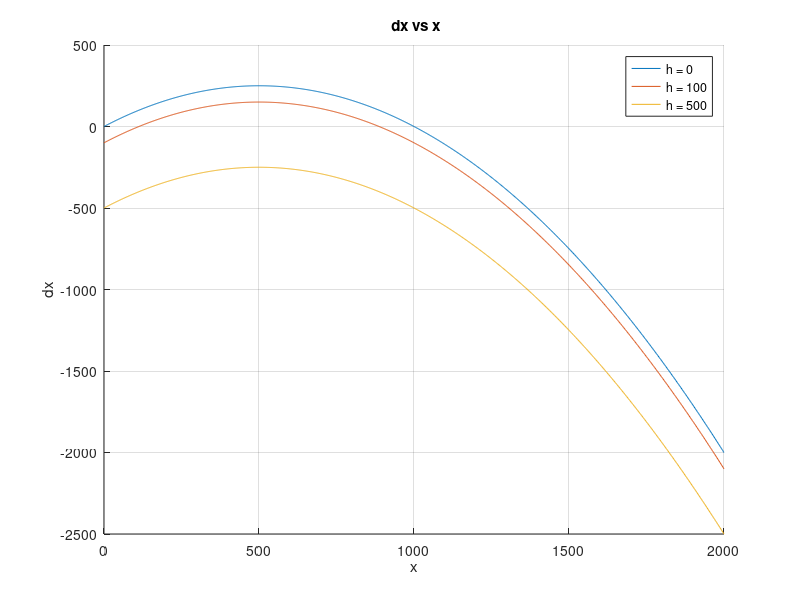

Reproduce this figure in MATLAB.
r = 1;
k = 1000;

h_values = [0, 100, 500];
colors = ['b', 'r', 'g'];

x = linspace(0, 2000, 1000);  % Range of x values

figure;
hold on;
    
for i = 1:length(h_values)
    h = h_values(i);
    xdot = r.*x.*(1 - x/k) - h;
    plot(x, xdot);
end

xlabel('x');
ylabel('dx');
title(' dx vs x');
legend('h = 0', 'h = 100', 'h = 500');
grid on;
hold off;
